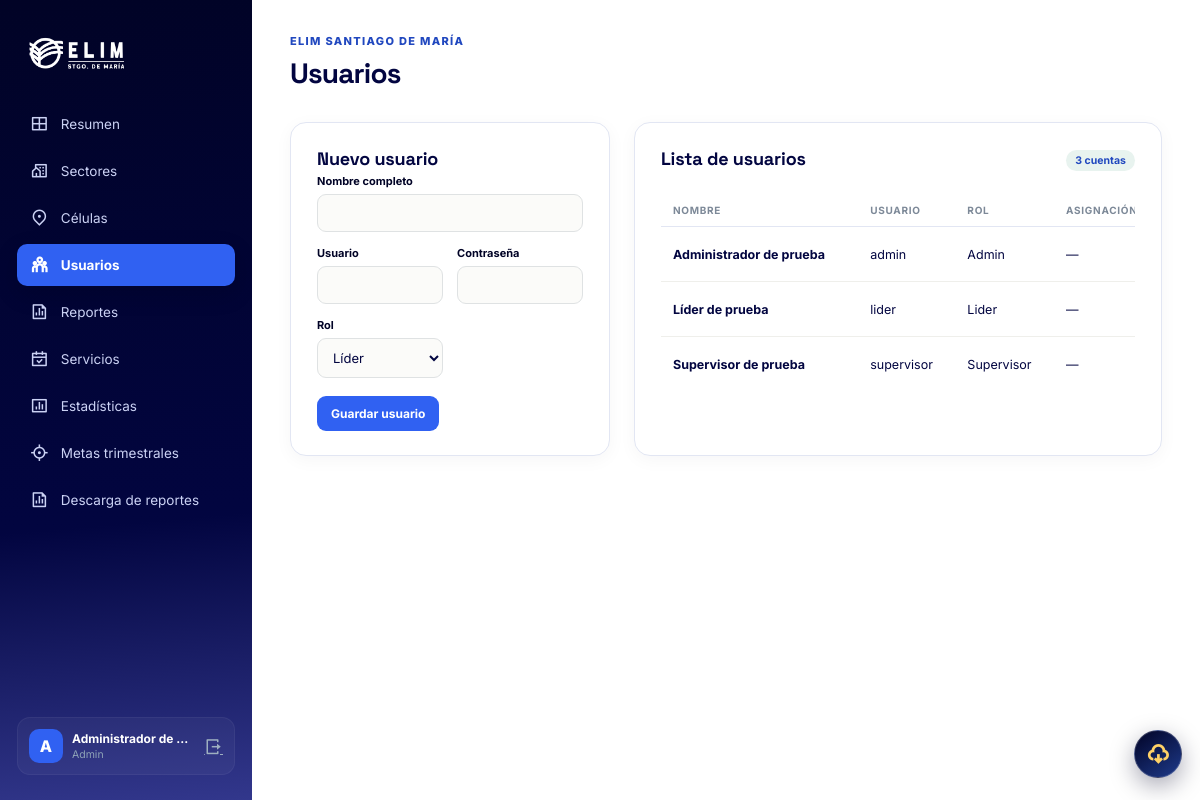
The app's page /admin/usuarios.php (signed in) with its own data.
### tables this page shows
CREATE TABLE usuarios (
    id INT UNSIGNED AUTO_INCREMENT PRIMARY KEY,
    nombre_completo VARCHAR(120) NOT NULL,
    usuario VARCHAR(50) NOT NULL,
    password VARCHAR(255) NOT NULL,
    rol ENUM('lider', 'supervisor', 'admin') NOT NULL,
    sector_id INT UNSIGNED NULL,
    celula_id INT UNSIGNED NULL,
    activo TINYINT(1) NOT NULL DEFAULT 1,
    creado_en TIMESTAMP NOT NULL DEFAULT CURRENT_TIMESTAMP,
    UNIQUE KEY uq_usuario_login (usuario),
    KEY idx_usuarios_sector (sector_id),
    CONSTRAINT chk_usuario_activo CHECK (activo IN (0, 1)),
    CONSTRAINT fk_usuario_sector FOREIGN KEY (sector_id)
        REFERENCES sectores(id) ON UPDATE CASCADE ON DELETE SET NULL
);

### includes/funciones.php (called while the page is built, shortened)
<?php
function e(mixed $valor): string
{
    return htmlspecialchars((string) $valor, ENT_QUOTES, "UTF-8");
}

### admin/usuarios.php (the view, shortened to what this page needs)
<?php
require_once __DIR__ . "/_bootstrap.php";
$usuarioEditado = null;
$usuarios = $conexion
    ->query(
        'SELECT
        u.*,
        s.nombre AS sector,
        c.nombre AS celula
     FROM usuarios u
     LEFT JOIN sectores s ON s.id = u.sector_id
     LEFT JOIN celulas c ON c.id = u.celula_id
     ORDER BY u.nombre_completo',
    )
    ->fetchAll();
?>
<div class="section-split">
    <section class="card card-flush">
        <h3><?= $usuarioEditado ? "Editar usuario" : "Nuevo usuario" ?></h3>
        <form method="post" autocomplete="off">
            <div class="form-grid">
                <div class="full">
                    <label for="nombre">Nombre completo</label>
                    <input
                        id="nombre"
                        name="nombre"
                        required
                        value="<?= e(
                            $usuarioEditado["nombre_completo"] ?? "",
                        ) ?>"
                    >
                </div>
                <div>
                    <label for="usuario">Usuario</label>
                    <input
                        id="usuario"
                        name="usuario"
                        required
                        autocomplete="off"
                        value="<?= e($usuarioEditado["usuario"] ?? "") ?>"
                    >
                </div>
                <div>
                    <label for="password">
                        Contraseña <?= $usuarioEditado
                            ? "(deja en blanco para no cambiarla)"
                            : "" ?>
                    </label>
                    <input
                        id="password"
                        name="password"
                        type="password"
                        autocomplete="new-password"
                        <?= $usuarioEditado ? "" : "required" ?>
                    >
                </div>
                <div>
                    <label for="rol">Rol</label>
                    <select id="rol" name="rol">
                        <?php foreach (
                            [
                                "lider" => "Líder",
                                "supervisor" => "Supervisor",
                                "admin" => "Administrador",
                            ]
                            as $valor => $texto
                        ): ?>
                            <option
                                value="<?= $valor ?>"
                                <?= ($usuarioEditado["rol"] ?? "lider") ===
                                $valor
                                    ? "selected"
                                    : "" ?>
                            >
                                <?= $texto ?>
                            </option>
                        <?php endforeach; ?>
                    </select>
                </div>
            </div>
            <div class="form-actions">
                <button class="btn btn-gold" type="submit">Guardar usuario</button>
            </div>
        </form>
    </section>
    <section class="card card-flush">
        <div class="card-head">
            <h3>Lista de usuarios</h3>
            <span class="badge ok"><?= count($usuarios) ?> cuentas</span>
        </div>
        <div class="table-wrap">
            <table>
                <thead>
                    <tr>
                        <th>Nombre</th>
                        <th>Usuario</th>
                        <th>Rol</th>
                        <th>Asignación</th>
                    </tr>
                </thead>
                <tbody>
                    <?php foreach ($usuarios as $usuario): ?>
                        <tr>
                            <td><strong><?= e(
                                $usuario["nombre_completo"],
                            ) ?></strong></td>
                            <td><?= e($usuario["usuario"]) ?></td>
                            <td><?= e(ucfirst($usuario["rol"])) ?></td>
                            <td>
                                <?= e($usuario["sector"] ?? "—") ?>
                            </td>
                        </tr>
                    <?php endforeach; ?>
                </tbody>
            </table>
        </div>
    </section>
</div>

### css/app.css (style rules this page uses)
:root { --night: #010326; --night-2: #020540; --navy: #010326; --blue: #3061f2; --gold: #3061f2; --gold-soft: #edf2ff; --ivory: #ffffff; --white: #fff; --ink: #020540; --muted: #69708f; --line: #e2e6f3; --green: #2148bf; --red: #b04a4a; --shadow: 0 14px 40px rgba(2, 5, 64, 0.09); }
* { box-sizing: border-box; }
html, body { max-width: 100%; overflow-x: hidden; }
body { margin: 0; background: var(--ivory); color: var(--ink); font-family: Inter, system-ui, sans-serif; }
.grid-5 > *, .grid-4 > *, .grid-3 > *, .grid-2 > *, .section-split > * { margin-top: 0 !important; margin-bottom: 0 !important; }
.stat, .card { background: var(--white); border: 1px solid var(--line); border-radius: 16px; box-shadow: 0 4px 18px rgba(16, 36, 62, 0.04); }
.card { padding: 24px 26px; margin-top: 0; margin-bottom: 24px; }
.card-head { display: flex; align-items: center; justify-content: space-between; gap: 16px; margin-bottom: 20px; }
.card h3 { font-family: "Space Grotesk", sans-serif; font-size: 18px; margin: 0; padding: 0 0 4px 0; letter-spacing: -0.01em; }
.table-wrap { overflow: auto; }
table { width: 100%; border-collapse: collapse; min-width: 760px; }
th { text-align: left; color: #7d8998; font-size: 10px; text-transform: uppercase; letter-spacing: 0.07em; padding: 10px 12px; border-bottom: 1px solid var(--line); }
td { font-size: 12.5px; padding: 13px 12px; border-bottom: 1px solid #efefeb; vertical-align: middle; }
tr:last-child td { border-bottom: 0; }
.badge { display: inline-flex; padding: 4px 9px; border-radius: 100px; font-size: 10.5px; font-weight: 700; }
.badge.ok { color: var(--green); background: #e8f3ef; }
.btn { border: 0; border-radius: 9px; padding: 10px 14px; font: 700 12px Inter; cursor: pointer; text-decoration: none; display: inline-flex; align-items: center; justify-content: center; gap: 7px; }
.btn-gold { background: var(--gold); color: #ffffff; }
.form-grid { display: grid; grid-template-columns: repeat(2, 1fr); gap: 14px; }
.form-grid .full { grid-column: 1/-1; }
label { display: block; font-size: 11px; font-weight: 700; color: var(--night); margin-bottom: 6px; }
input, select, textarea { width: 100%; border: 1.5px solid #dfe2e3; background: #fbfbf9; border-radius: 9px; padding: 10px 11px; font: 13px Inter; color: var(--ink); }
.form-actions { display: flex; gap: 9px; margin-top: 18px; }
.section-split { display: grid; grid-template-columns: minmax(320px, 0.75fr) minmax(0, 1.5fr); gap: 24px; margin-top: 0; margin-bottom: 26px; }
.card-flush { margin-top: 0; margin-bottom: 24px; }

### records on screen
usuarios: nombre_completo "Administrador de prueba", usuario "admin", rol "Admin", sector "—"
usuarios: nombre_completo "Líder de prueba", usuario "lider", rol "Lider", sector "—"
usuarios: nombre_completo "Supervisor de prueba", usuario "supervisor", rol "Supervisor", sector "—"

### other values on screen
$texto "Resumen"
$texto "Sectores"
$texto "Células"
$texto "Usuarios"
$texto "Reportes"
$texto "Servicios"
$texto "Estadísticas"
$texto "Metas trimestrales"
$texto "Descarga de reportes"
substr($_SESSION["nombre"], 0, 1) "A"
$_SESSION["nombre"] "Administrador de…"
$rol "Admin"
$titulo "Usuarios"
count($usuarios) "3"
form field rol "Líder"
